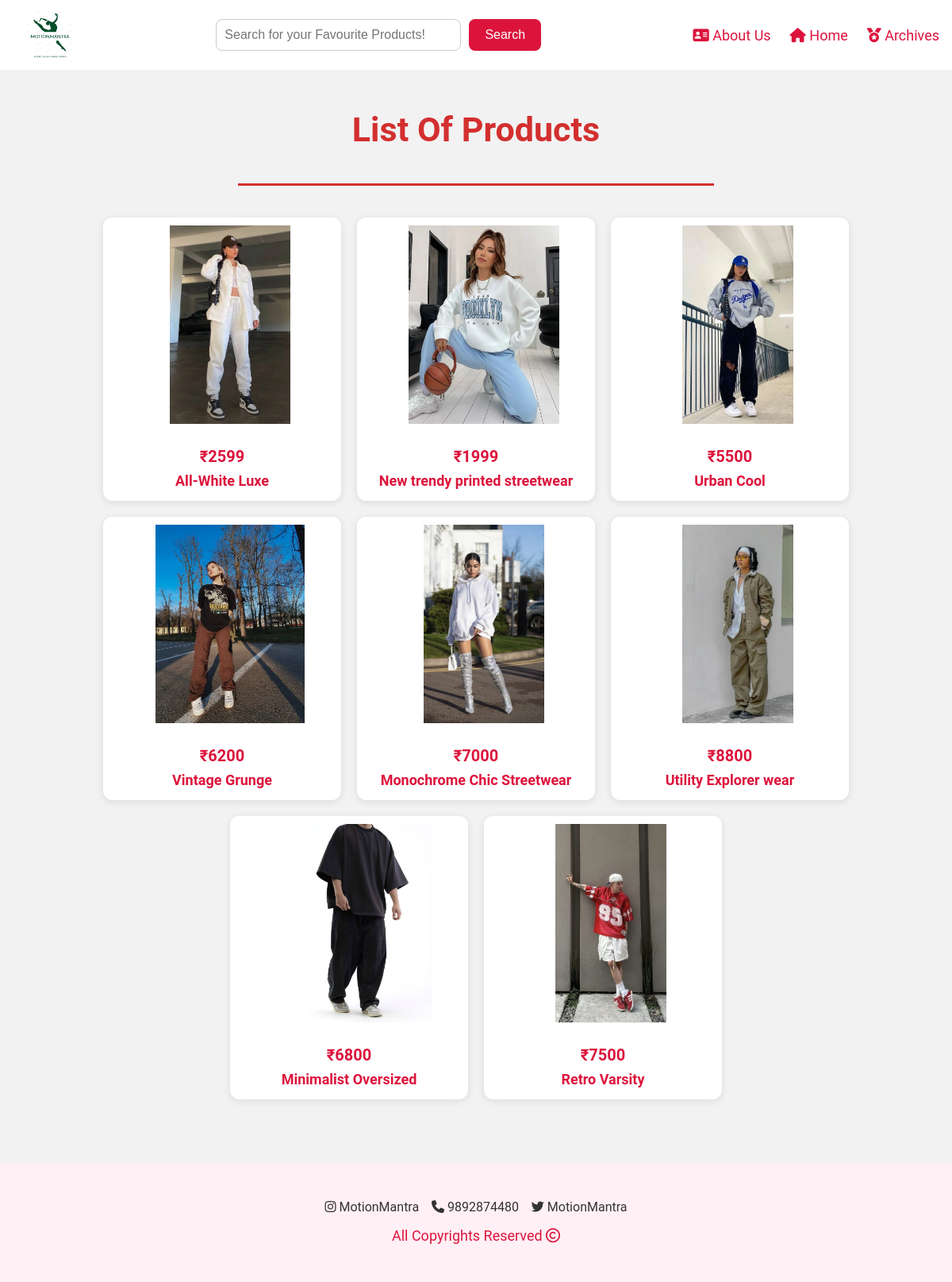
/Merchandise/streetwear.php, run on the app's committed database.
### tables this page shows
CREATE TABLE `products` (
  `Id` int(5) NOT NULL,
  `Name` varchar(50) NOT NULL,
  `Category` varchar(25) NOT NULL,
  `Price` varchar(20) NOT NULL,
  `image` varchar(75) NOT NULL,
  `Description_1` varchar(1200) DEFAULT NULL,
  `Description_2` varchar(1200) DEFAULT NULL,
  `Description_3` varchar(1200) DEFAULT NULL
);

### Merchandise/streetwear.php (the view, shortened to what this page needs)
<?php
$servername = "localhost";
$username = "root";
$password = "";
$dbname = "merchandise";
$conn = new mysqli($servername, $username, $password, $dbname);
$result= $conn->query("SELECT * FROM products WHERE category='streetwear'");
?>
<!DOCTYPE html>
<html lang="en">
<head>
</head>
<body>
    <header>
        <img id="logo" src="images/logo.png" alt="Logo">
        <form action="search.php">
            <input type="search" name="category_search" placeholder="Search for your Favourite Products!">
            <input type="submit" value="Search">
        </form>
        <nav>
            <a href="#about-us"><i class="fa-solid fa-address-card"></i> About Us</a>
            <a href="home.php"><i class="fa-solid fa-home"></i> Home</a>
            <a href="#archives"><i class="fa-solid fa-medal"></i> Archives</a>
        </nav>
    </header>
    <p id="RP">List Of Products</p>
    <hr>
    <div class="product-container">
        <?php
        while ($row = $result->fetch_assoc()) {
            echo "<div class='product-box'>";
            echo "<a href='product.php?id=" . $row['Id'] . "'>";
            echo "<img src='" . $row['image'] . "' alt='" . $row['Name'] . "'>";
            echo "<div class='product-info'>";
            echo "<div class='price'>₹" . $row['Price'] . "</div>";
            echo "<a href='product.php?id=" . $row['Id'] . "'>" . $row['Name'] . "</a>";
            echo "</div>";
            echo "</a>";
            echo "</div>";
        }
        ?>
    </div>
    <footer>
        <p>
            <i class="fa-brands fa-instagram"></i> MotionMantra &nbsp;&nbsp;
            <i class="fa-solid fa-phone"></i> 9892874480 &nbsp;&nbsp;
            <i class="fa-brands fa-twitter"></i> MotionMantra
        </p>
        <p id="copyright">All Copyrights Reserved <i class="fa-regular fa-copyright"></i></p>
    </footer>
</body>
</html>

### Merchandise/streetwear.php (style rules this page uses)
body { font-family: 'Roboto', sans-serif; background-color: #f2f2f2; color: #333; margin: 0; padding: 0; }
header { height: 8%; width: 100%; background: #fff; padding: 14px; top: 0; display: flex; align-items: center; justify-content: space-between; }
#logo { height: 60px; margin-left: 20px; border-radius: 20%; }
form { flex-grow: 1; display: flex; justify-content: center; }
input[type=search] { width: 40%; padding: 10px; font-size: 16px; border-radius: 8px; border: 1px solid #ccc; outline: none; }
input[type=submit] { background: crimson; color: white; padding: 10px 20px; border: none; cursor: pointer; border-radius: 8px; font-size: 16px; margin-left: 10px; }
nav { margin-right: 20px; }
nav a { color: crimson; font-size: 18px; text-decoration: none; margin: 0 10px; transition: all 0.3s; }
#RP { font-size: 43px; text-align: center; color: #d32f2f; font-weight: bold; margin-top: 50px; }
hr { border: none; height: 2.5px; background-color: #d32f2f; width: 50%; margin: auto; }
.product-container { display: flex; flex-wrap: wrap; justify-content: center; gap: 20px; padding: 40px; }
.product-box { width: 300px; background: white; border-radius: 12px; overflow: hidden; box-shadow: 0 2px 10px rgba(0, 0, 0, 0.1); transition: all 0.3s ease-in-out; text-align: center; }
.product-box img { width: 100%; height: 250px; object-fit: contain; padding: 10px; background: #fff; transition: transform 0.3s; }
.product-info { padding: 15px; font-size: 18px; color: crimson; }
.product-info .price { font-weight: bold; font-size: 20px; margin-bottom: 8px; }
.product-info a { text-decoration: none; color: crimson; font-weight: bold; transition: all 0.3s; }
footer { background: lavenderblush; padding: 30px; text-align: center; margin-top: 40px; }
#copyright { font-size: 18px; color: crimson; margin-top: 10px; }

### data on the page
products: image (picture), Price "2599", Name "All-White Luxe"
products: image (picture), Price "1999", Name "New trendy printed streetwear"
products: image (picture), Price "5500", Name "Urban Cool"
products: image (picture), Price "6200", Name "Vintage Grunge"
products: image (picture), Price "7000", Name "Monochrome Chic Streetwear"
products: image (picture), Price "8800", Name "Utility Explorer wear"
products: image (picture), Price "6800", Name "Minimalist Oversized"
products: image (picture), Price "7500", Name "Retro Varsity"
